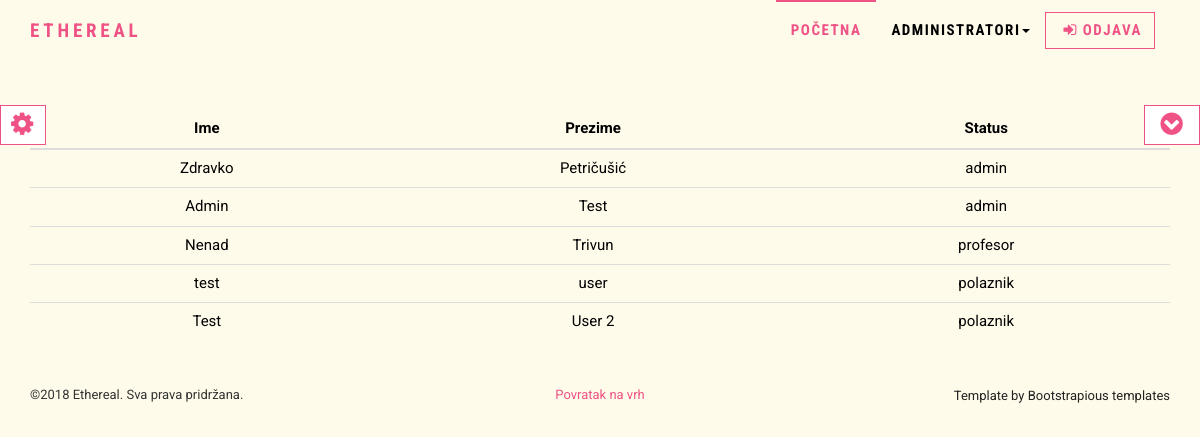
/php/users.php (signed in), run on the app's committed database.
### tables this page shows
CREATE TABLE `users` (
  `id` int(11) NOT NULL,
  `ime` varchar(30) NOT NULL,
  `prezime` varchar(30) NOT NULL,
  `username` varchar(255) NOT NULL,
  `password` varchar(255) NOT NULL,
  `oib` varchar(11) NOT NULL,
  `email` varchar(255) NOT NULL,
  `telefon` varchar(50) NOT NULL,
  `adresa` varchar(50) NOT NULL,
  `id_mjesto_fk` int(50) NOT NULL,
  `datum_rodjenja` date NOT NULL,
  `id_status_fk` int(11) NOT NULL
);

CREATE TABLE `roles` (
  `id` int(11) NOT NULL,
  `status` varchar(30) NOT NULL
);

### php/users.php (the view, shortened to what this page needs)
<?php
$con = spajanje();
if($_SESSION['role'] !== "1"){
	die('<div class="alert" style="background:yellow;">
	<a href="index.php" class="close" data-dismiss="alert" aria-label="close">
	&times;
	</a>
	<strong>Nemate ovlasti za pristup ovoj stranici!</strong>
	</div>');
}
else{
$sql = "SELECT users.id, users.ime, users.prezime, users.oib, users.email, users.telefon, users.adresa, mjesto.naziv, roles.status
FROM mjesto
INNER JOIN users ON mjesto.id = users.id_mjesto_fk
INNER JOIN roles ON roles.id = users.id_status_fk ;";
$result = mysqli_query($con, $sql);
require_once "includes/header.php";
if (mysqli_num_rows($result)>0){
	echo '
	<table id = "table" class="table table-hover">
		<thead>
			<tr >
				<th>Ime</th>
				<th>Prezime</th>
				<th>Status</th>
			</tr>
		</thead>
		<tbody>';
	while($user = mysqli_fetch_assoc($result)){
		echo "
			<tr class = 'clickable-row-users' id=".$user['id'].">
				<td>".$user['ime']."</td>
				<td>".$user['prezime']."</td>
				<td>".$user['status']."</td>
			</tr>";
	}
	echo "</tbody></table>";
}
else {
	echo "<p>U bazi nema rezultata za ovaj upit: $sql </p>";
}
}
require "includes/footer.php";
?>

### css/style.default.css (style rules this page uses)
html { height: 100%; }
body { height: 100%; }
body { font-family: "Roboto", Helvetica, Arial, sans-serif; font-size: 15px; line-height: 1.55; color: #000; background-color: #fff; }

### css/custom.css (style rules this page uses)
body, .navbar, .question, table.dataTable tbody tr { background:#fffbeb; }
#site { display : none; }
.table > thead > tr > th { text-align:center; }
#table > tbody > tr > td { text-align:center; }

### data on the page
users: ime "Zdravko", prezime "Petričušić", id_status_fk.status "admin"
users: ime "Admin", prezime "Test", id_status_fk.status "admin"
users: ime "Nenad", prezime "Trivun", id_status_fk.status "profesor"
users: ime "test", prezime "user", id_status_fk.status "polaznik"
users: ime "Test", prezime "User 2", id_status_fk.status "polaznik"
